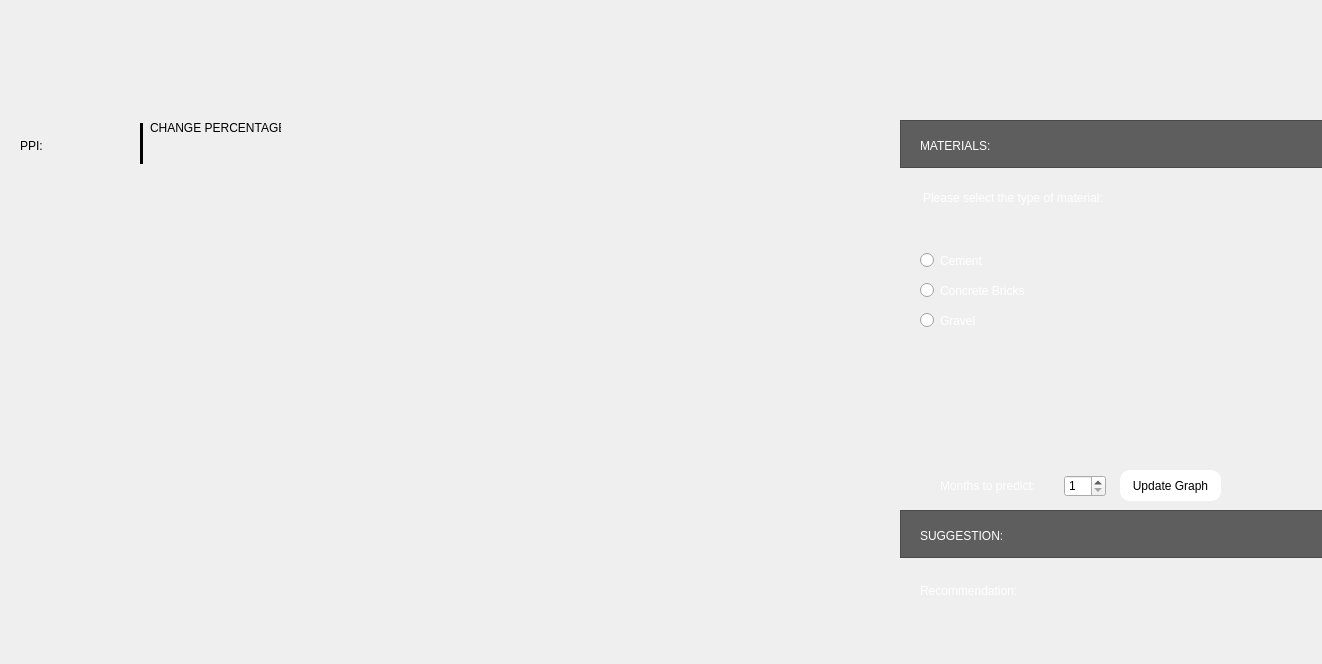
<?xml version="1.0" encoding="UTF-8"?>
<ui version="4.0">
 <class>Dialog</class>
 <widget class="QDialog" name="Dialog">
  <property name="geometry">
   <rect>
    <x>0</x>
    <y>0</y>
    <width>1322</width>
    <height>664</height>
   </rect>
  </property>
  <property name="windowTitle">
   <string>Dialog</string>
  </property>
  <widget class="QLabel" name="label">
   <property name="geometry">
    <rect>
     <x>0</x>
     <y>0</y>
     <width>1351</width>
     <height>771</height>
    </rect>
   </property>
   <property name="styleSheet">
    <string notr="true">background-image: url(:/bg-image/Background.png);
</string>
   </property>
   <property name="text">
    <string/>
   </property>
  </widget>
  <widget class="QFrame" name="Material_background">
   <property name="geometry">
    <rect>
     <x>900</x>
     <y>120</y>
     <width>428</width>
     <height>48</height>
    </rect>
   </property>
   <property name="styleSheet">
    <string notr="true">background-color:rgb(94, 94, 94)</string>
   </property>
   <property name="frameShape">
    <enum>QFrame::StyledPanel</enum>
   </property>
   <property name="frameShadow">
    <enum>QFrame::Raised</enum>
   </property>
   <widget class="QLabel" name="Materials_Header">
    <property name="geometry">
     <rect>
      <x>20</x>
      <y>10</y>
      <width>261</width>
      <height>31</height>
     </rect>
    </property>
    <property name="styleSheet">
     <string notr="true">font: 75 16pt &quot;Norwester&quot;; color:rgb(255, 255, 255)
</string>
    </property>
    <property name="text">
     <string>MATERIALS:</string>
    </property>
   </widget>
  </widget>
  <widget class="QFrame" name="Recommendation_Background">
   <property name="geometry">
    <rect>
     <x>900</x>
     <y>510</y>
     <width>428</width>
     <height>48</height>
    </rect>
   </property>
   <property name="styleSheet">
    <string notr="true">background-color:rgb(94, 94, 94)</string>
   </property>
   <property name="frameShape">
    <enum>QFrame::StyledPanel</enum>
   </property>
   <property name="frameShadow">
    <enum>QFrame::Raised</enum>
   </property>
   <widget class="QLabel" name="Recommendation">
    <property name="geometry">
     <rect>
      <x>20</x>
      <y>10</y>
      <width>261</width>
      <height>31</height>
     </rect>
    </property>
    <property name="styleSheet">
     <string notr="true">font: 75 16pt &quot;Norwester&quot;; color:rgb(255, 255, 255)
</string>
    </property>
    <property name="text">
     <string>SUGGESTION:</string>
    </property>
   </widget>
  </widget>
  <widget class="QLabel" name="Choose_Material">
   <property name="geometry">
    <rect>
     <x>923</x>
     <y>182</y>
     <width>401</width>
     <height>31</height>
    </rect>
   </property>
   <property name="styleSheet">
    <string notr="true">font: 75 15pt &quot;Adobe Heiti Std R&quot;; color:rgb(255, 255, 255)</string>
   </property>
   <property name="text">
    <string>Please select the type of material:</string>
   </property>
  </widget>
  <widget class="QLabel" name="PP_INDI">
   <property name="geometry">
    <rect>
     <x>20</x>
     <y>130</y>
     <width>51</width>
     <height>31</height>
    </rect>
   </property>
   <property name="styleSheet">
    <string notr="true">font: 22pt &quot;Roboto Condensed&quot;;</string>
   </property>
   <property name="text">
    <string>PPI:</string>
   </property>
  </widget>
  <widget class="QLabel" name="Precentage">
   <property name="geometry">
    <rect>
     <x>80</x>
     <y>135</y>
     <width>51</width>
     <height>21</height>
    </rect>
   </property>
   <property name="styleSheet">
    <string notr="true">font: 22pt &quot;Roboto Condensed&quot;;</string>
   </property>
   <property name="text">
    <string/>
   </property>
  </widget>
  <widget class="Line" name="line">
   <property name="geometry">
    <rect>
     <x>140</x>
     <y>123</y>
     <width>3</width>
     <height>41</height>
    </rect>
   </property>
   <property name="styleSheet">
    <string notr="true">background-color: rgb(0, 0, 0);</string>
   </property>
   <property name="orientation">
    <enum>Qt::Vertical</enum>
   </property>
  </widget>
  <widget class="QLabel" name="label_2">
   <property name="geometry">
    <rect>
     <x>150</x>
     <y>120</y>
     <width>131</width>
     <height>16</height>
    </rect>
   </property>
   <property name="styleSheet">
    <string notr="true">font: 8pt &quot;Roboto Condensed&quot;;</string>
   </property>
   <property name="text">
    <string>CHANGE PERCENTAGE:</string>
   </property>
  </widget>
  <widget class="QLabel" name="Change_per_val">
   <property name="geometry">
    <rect>
     <x>150</x>
     <y>140</y>
     <width>121</width>
     <height>21</height>
    </rect>
   </property>
   <property name="styleSheet">
    <string notr="true">font: 22pt &quot;Roboto Condensed&quot;;
color: rgb(11, 178, 83);</string>
   </property>
   <property name="text">
    <string/>
   </property>
  </widget>
  <widget class="QPushButton" name="UpdateGraph">
   <property name="geometry">
    <rect>
     <x>1120</x>
     <y>470</y>
     <width>101</width>
     <height>31</height>
    </rect>
   </property>
   <property name="styleSheet">
    <string notr="true">background-color: rgb(255, 255, 255);
border-radius: 10px;
font: 11pt &quot;Roboto Condensed&quot;;</string>
   </property>
   <property name="text">
    <string>Update Graph</string>
   </property>
  </widget>
  <widget class="QLabel" name="label_3">
   <property name="geometry">
    <rect>
     <x>920</x>
     <y>580</y>
     <width>121</width>
     <height>21</height>
    </rect>
   </property>
   <property name="styleSheet">
    <string notr="true">font: 12pt &quot;Roboto Condensed&quot;;
color: rgb(255, 255, 255);</string>
   </property>
   <property name="text">
    <string>Recommendation:</string>
   </property>
  </widget>
  <widget class="QLabel" name="Recommendation_Label_edit">
   <property name="geometry">
    <rect>
     <x>1040</x>
     <y>580</y>
     <width>271</width>
     <height>111</height>
    </rect>
   </property>
   <property name="styleSheet">
    <string notr="true">font: 12pt &quot;Roboto Condensed&quot;;
color: rgb(255, 255, 255);</string>
   </property>
   <property name="text">
    <string/>
   </property>
  </widget>
  <widget class="QSpinBox" name="NumberofDays">
   <property name="geometry">
    <rect>
     <x>1064</x>
     <y>475</y>
     <width>42</width>
     <height>22</height>
    </rect>
   </property>
   <property name="styleSheet">
    <string notr="true"/>
   </property>
   <property name="minimum">
    <number>1</number>
   </property>
   <property name="maximum">
    <number>7</number>
   </property>
   <property name="value">
    <number>1</number>
   </property>
  </widget>
  <widget class="QLabel" name="label_4">
   <property name="geometry">
    <rect>
     <x>940</x>
     <y>465</y>
     <width>121</width>
     <height>41</height>
    </rect>
   </property>
   <property name="styleSheet">
    <string notr="true">font: 12pt &quot;Roboto Condensed&quot;;
color: rgb(255, 255, 255);</string>
   </property>
   <property name="text">
    <string>Months to predict:</string>
   </property>
  </widget>
  <widget class="MplWidget" name="MplWidget" native="true">
   <property name="geometry">
    <rect>
     <x>14</x>
     <y>176</y>
     <width>871</width>
     <height>391</height>
    </rect>
   </property>
  </widget>
  <widget class="QRadioButton" name="Cement">
   <property name="geometry">
    <rect>
     <x>920</x>
     <y>250</y>
     <width>191</width>
     <height>21</height>
    </rect>
   </property>
   <property name="styleSheet">
    <string notr="true">border-radius: 15px;
font: 20pt &quot;Roboto Condensed&quot;;
color: rgb(255, 255, 255);</string>
   </property>
   <property name="text">
    <string>Cement</string>
   </property>
  </widget>
  <widget class="QRadioButton" name="ConcreteBricks">
   <property name="geometry">
    <rect>
     <x>920</x>
     <y>280</y>
     <width>191</width>
     <height>21</height>
    </rect>
   </property>
   <property name="styleSheet">
    <string notr="true">border-radius: 15px;
font: 20pt &quot;Roboto Condensed&quot;;
color: rgb(255, 255, 255);</string>
   </property>
   <property name="text">
    <string>Concrete Bricks</string>
   </property>
  </widget>
  <widget class="QRadioButton" name="Gravel">
   <property name="geometry">
    <rect>
     <x>920</x>
     <y>310</y>
     <width>191</width>
     <height>21</height>
    </rect>
   </property>
   <property name="styleSheet">
    <string notr="true">border-radius: 15px;
font: 20pt &quot;Roboto Condensed&quot;;
color: rgb(255, 255, 255);</string>
   </property>
   <property name="text">
    <string>Gravel</string>
   </property>
  </widget>
 </widget>
 <customwidgets>
  <customwidget>
   <class>MplWidget</class>
   <extends>QWidget</extends>
   <header>mplwidget.h</header>
   <container>1</container>
  </customwidget>
 </customwidgets>
 <resources>
  <include location="UI_files.qrc"/>
  <include location="UI_files.qrc"/>
 </resources>
 <connections/>
</ui>
